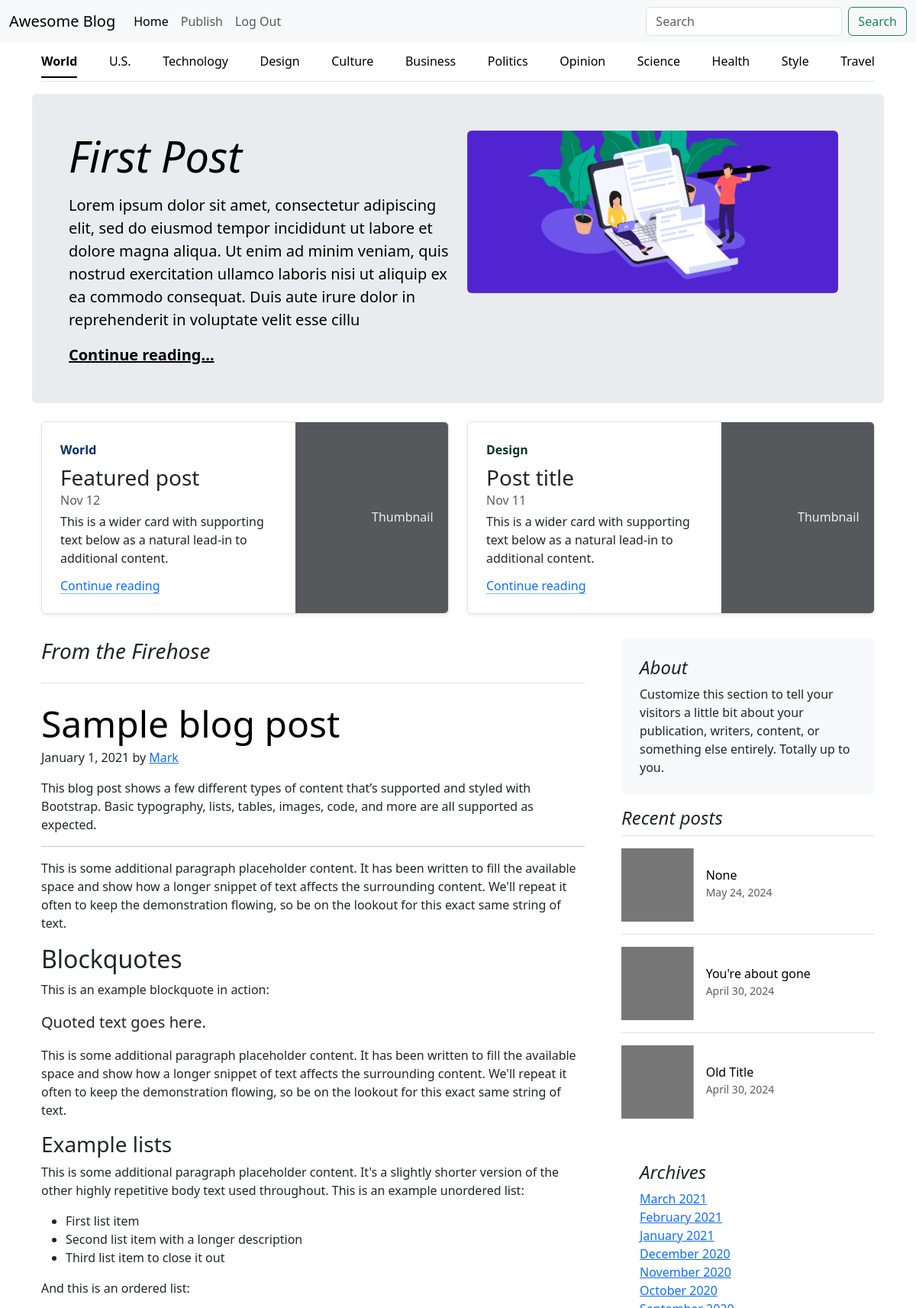
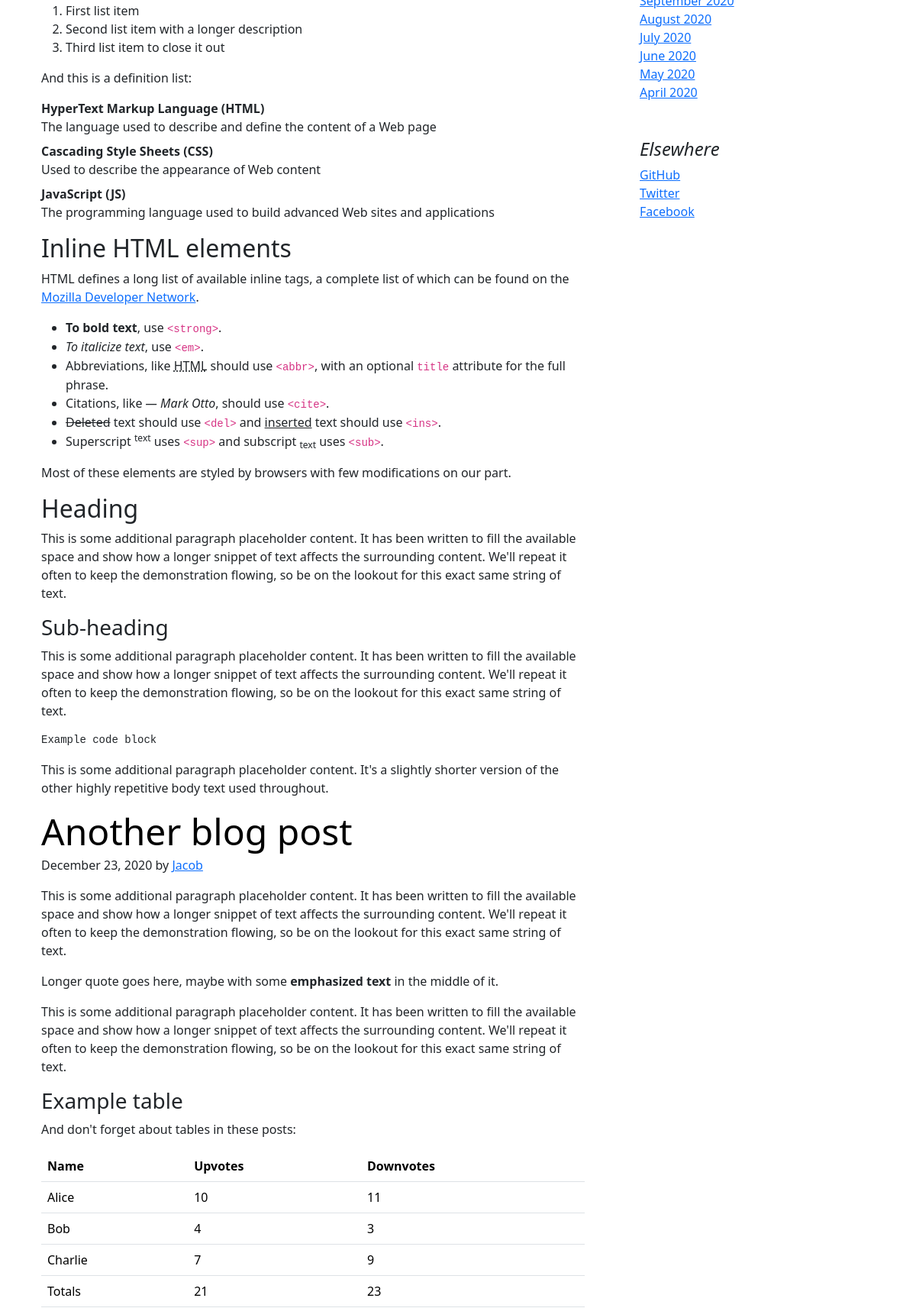
The app's page / (signed in, upper part) with its own data (2 pictures, top to bottom).
### blog/models.py (models this page shows, shortened)
class BaseModel(models.Model):
    created_at = models.DateTimeField(auto_now_add=True)
    updated_at = models.DateTimeField(auto_now=True)
    class Meta:
        abstract = True

class Post(BaseModel, models.Model):
    CategoriesEnum = CategoriesEnum
    title = models.CharField(max_length=200, null=True, blank=True)
    quote = models.TextField(max_length=300, null=True, blank=True )
    content = tinymce_models.HTMLField()
    image = models.ImageField(upload_to='images/', default='images/how-to-write-a-blog-post.png')
    author = models.ForeignKey(User, on_delete=models.CASCADE, related_name='posts')
    category = models.CharField(max_length=2, choices=CategoriesEnum.choices, default=CategoriesEnum.UNCATEGORIZED)
    views = models.PositiveIntegerField(default=0)

### blog/views.py (the view)
# urls.py: path('', blog_views.index, name=''),
def index(request):
    articles = Post.objects.all()
    recent_articles = Post.objects.order_by('-created_at')[:3]
    featured_article = Post.objects.order_by('-views').first()
    return render(request, 'index.html', {'articles': articles,
                                          'recent_articles': recent_articles,
                                          'featured_article': featured_article})

### blog/templates/index.html (shortened to what this page needs)
{% extends 'base.html' %}
{% block body %}
<div class="container container-lg">
    <div class="nav-scroller py-1 mb-3 border-bottom">
      <nav class="nav nav-underline justify-content-between">
        <a class="nav-item nav-link link-body-emphasis active" href="#">World</a>
        <a class="nav-item nav-link link-body-emphasis" href="#">U.S.</a>
        <a class="nav-item nav-link link-body-emphasis" href="#">Technology</a>
        <a class="nav-item nav-link link-body-emphasis" href="#">Design</a>
        <a class="nav-item nav-link link-body-emphasis" href="#">Culture</a>
        <a class="nav-item nav-link link-body-emphasis" href="#">Business</a>
        <a class="nav-item nav-link link-body-emphasis" href="#">Politics</a>
        <a class="nav-item nav-link link-body-emphasis" href="#">Opinion</a>
        <a class="nav-item nav-link link-body-emphasis" href="#">Science</a>
        <a class="nav-item nav-link link-body-emphasis" href="#">Health</a>
        <a class="nav-item nav-link link-body-emphasis" href="#">Style</a>
        <a class="nav-item nav-link link-body-emphasis" href="#">Travel</a>
      </nav>
    </div>
  </div>
  <main class="container">
    <div class="row p-4 p-md-5 mb-4 rounded text-body-emphasis bg-body-secondary">
      <div class="col-lg-6 px-0">
        <h1 class="display-4 fst-italic">{{featured_article.title}}</h1>
        <p class="lead my-3">{{featured_article.quote}}</p>
        <p class="lead mb-0"><a href="{% url 'post_detail' pk=featured_article.pk %}" class="text-body-emphasis fw-bold">Continue reading...</a></p>
      </div>
      <div class="col-lg-6 container-fluid">
        <img src="{{featured_article.image.url}}" class="img-fluid rounded" alt="cover">
      </div>
    </div>
    <div class="row mb-2">
      <div class="col-md-6">
        <div class="row g-0 border rounded overflow-hidden flex-md-row mb-4 shadow-sm h-md-250 position-relative">
          <div class="col p-4 d-flex flex-column position-static">
            <strong class="d-inline-block mb-2 text-primary-emphasis">World</strong>
            <h3 class="mb-0">Featured post</h3>
            <div class="mb-1 text-body-secondary">Nov 12</div>
            <p class="card-text mb-auto">This is a wider card with supporting text below as a natural lead-in to additional content.</p>
            <a href="#" class="icon-link gap-1 icon-link-hover stretched-link">
              Continue reading
              <svg class="bi"><use xlink:href="#chevron-right"/></svg>
            </a>
          </div>
          <div class="col-auto d-none d-lg-block">
            <svg class="bd-placeholder-img" width="200" height="250" xmlns="http://www.w3.org/2000/svg" role="img" aria-label="Placeholder: Thumbnail" preserveAspectRatio="xMidYMid slice" focusable="false"><title>Placeholder</title><rect width="100%" height="100%" fill="#55595c"/><text x="50%" y="50%" fill="#eceeef" dy=".3em">Thumbnail</text></svg>
          </div>
        </div>
      </div>
      <div class="col-md-6">
        <div class="row g-0 border rounded overflow-hidden flex-md-row mb-4 shadow-sm h-md-250 position-relative">
          <div class="col p-4 d-flex flex-column position-static">
            <strong class="d-inline-block mb-2 text-success-emphasis">Design</strong>
            <h3 class="mb-0">Post title</h3>
            <div class="mb-1 text-body-secondary">Nov 11</div>
            <p class="mb-auto">This is a wider card with supporting text below as a natural lead-in to additional content.</p>
            <a href="#" class="icon-link gap-1 icon-link-hover stretched-link">
              Continue reading
              <svg class="bi"><use xlink:href="#chevron-right"/></svg>
            </a>
          </div>
          <div class="col-auto d-none d-lg-block">
            <svg class="bd-placeholder-img" width="200" height="250" xmlns="http://www.w3.org/2000/svg" role="img" aria-label="Placeholder: Thumbnail" preserveAspectRatio="xMidYMid slice" focusable="false"><title>Placeholder</title><rect width="100%" height="100%" fill="#55595c"/><text x="50%" y="50%" fill="#eceeef" dy=".3em">Thumbnail</text></svg>
          </div>
        </div>
      </div>
    </div>
    <div class="row g-5">
      <div class="col-md-8">
        <h3 class="pb-4 mb-4 fst-italic border-bottom">
          From the Firehose
        </h3>
        <article class="blog-post">
          <h2 class="display-5 link-body-emphasis mb-1">Sample blog post</h2>
          <p class="blog-post-meta">January 1, 2021 by <a href="#">Mark</a></p>
          <p>This blog post shows a few different types of content that’s supported and styled with Bootstrap. Basic typography, lists, tables, images, code, and more are all supported as expected.</p>
          <hr>
          <p>This is some additional paragraph placeholder content. It has been written to fill the available space and show how a longer snippet of text affects the surrounding content. We'll repeat it often to keep the demonstration flowing, so be on the lookout for this exact same string of text.</p>
          <h2>Blockquotes</h2>
          <p>This is an example blockquote in action:</p>
          <blockquote class="blockquote">
            <p>Quoted text goes here.</p>
          </blockquote>
          <p>This is some additional paragraph placeholder content. It has been written to fill the available space and show how a longer snippet of text affects the surrounding content. We'll repeat it often to keep the demonstration flowing, so be on the lookout for this exact same string of text.</p>
          <h3>Example lists</h3>
          <p>This is some additional paragraph placeholder content. It's a slightly shorter version of the other highly repetitive body text used throughout. This is an example unordered list:</p>
          <ul>
            <li>First list item</li>
            <li>Second list item with a longer description</li>
            <li>Third list item to close it out</li>
          </ul>
          <p>And this is an ordered list:</p>
          <ol>
            <li>First list item</li>
            <li>Second list item with a longer description</li>
            <li>Third list item to close it out</li>
          </ol>
          <p>And this is a definition list:</p>
          <dl>
            <dt>HyperText Markup Language (HTML)</dt>
            <dd>The language used to describe and define the content of a Web page</dd>
            <dt>Cascading Style Sheets (CSS)</dt>
            <dd>Used to describe the appearance of Web content</dd>
            <dt>JavaScript (JS)</dt>
            <dd>The programming language used to build advanced Web sites and applications</dd>
          </dl>
          <h2>Inline HTML elements</h2>
          <p>HTML defines a long list of available inline tags, a complete list of which can be found on the <a href="https://developer.mozilla.org/en-US/docs/Web/HTML/Element">Mozilla Developer Network</a>.</p>
          <ul>
            <li><strong>To bold text</strong>, use <code class="language-plaintext highlighter-rouge">&lt;strong&gt;</code>.</li>
            <li><em>To italicize text</em>, use <code class="language-plaintext highlighter-rouge">&lt;em&gt;</code>.</li>
            <li>Abbreviations, like <abbr title="HyperText Markup Language">HTML</abbr> should use <code class="language-plaintext highlighter-rouge">&lt;abbr&gt;</code>, with an optional <code class="language-plaintext highlighter-rouge">title</code> attribute for the full phrase.</li>
            <li>Citations, like <cite>— Mark Otto</cite>, should use <code class="language-plaintext highlighter-rouge">&lt;cite&gt;</code>.</li>
            <li><del>Deleted</del> text should use <code class="language-plaintext highlighter-rouge">&lt;del&gt;</code> and <ins>inserted</ins> text should use <code class="language-plaintext highlighter-rouge">&lt;ins&gt;</code>.</li>
            <li>Superscript <sup>text</sup> uses <code class="language-plaintext highlighter-rouge">&lt;sup&gt;</code> and subscript <sub>text</sub> uses <code class="language-plaintext highlighter-rouge">&lt;sub&gt;</code>.</li>
          </ul>
          <p>Most of these elements are styled by browsers with few modifications on our part.</p>
          <h2>Heading</h2>
          <p>This is some additional paragraph placeholder content. It has been written to fill the available space and show how a longer snippet of text affects the surrounding content. We'll repeat it often to keep the demonstration flowing, so be on the lookout for this exact same string of text.</p>
          <h3>Sub-heading</h3>
          <p>This is some additional paragraph placeholder content. It has been written to fill the available space and show how a longer snippet of text affects the surrounding content. We'll repeat it often to keep the demonstration flowing, so be on the lookout for this exact same string of text.</p>
          <pre><code>Example code block</code></pre>
          <p>This is some additional paragraph placeholder content. It's a slightly shorter version of the other highly repetitive body text used throughout.</p>
        </article>
        <article class="blog-post">
          <h2 class="display-5 link-body-emphasis mb-1">Another blog post</h2>
          <p class="blog-post-meta">December 23, 2020 by <a href="#">Jacob</a></p>
          <p>This is some additional paragraph placeholder content. It has been written to fill the available space and show how a longer snippet of text affects the surrounding content. We'll repeat it often to keep the demonstration flowing, so be on the lookout for this exact same string of text.</p>
          <blockquote>
            <p>Longer quote goes here, maybe with some <strong>emphasized text</strong> in the middle of it.</p>
          </blockquote>
          <p>This is some additional paragraph placeholder content. It has been written to fill the available space and show how a longer snippet of text affects the surrounding content. We'll repeat it often to keep the demonstration flowing, so be on the lookout for this exact same string of text.</p>
          <h3>Example table</h3>
          <p>And don't forget about tables in these posts:</p>
          <table class="table">
            <thead>
              <tr>
                <th>Name</th>
                <th>Upvotes</th>
                <th>Downvotes</th>
              </tr>
            </thead>
            <tbody>
              <tr>
                <td>Alice</td>
                <td>10</td>
                <td>11</td>
              </tr>
              <tr>
                <td>Bob</td>
                <td>4</td>
                <td>3</td>
              </tr>
              <tr>
                <td>Charlie</td>
                <td>7</td>
                <td>9</td>
              </tr>
            </tbody>
            <tfoot>
              <tr>
                <td>Totals</td>
                <td>21</td>
                <td>23</td>
              </tr>
            </tfoot>
          </table>
        </article>
      </div>
      <div class="col-md-4">
        <div class="position-sticky" style="top: 2rem;">
          <div class="p-4 mb-3 bg-body-tertiary rounded">
            <h4 class="fst-italic">About</h4>
            <p class="mb-0">Customize this section to tell your visitors a little bit about your publication, writers, content, or something else entirely. Totally up to you.</p>
          </div>
          <div>
            <h4 class="fst-italic">Recent posts</h4>
            <ul class="list-unstyled">
              {% for article in recent_articles %}
              <li>
                <a class="d-flex flex-column flex-lg-row gap-3 align-items-start align-items-lg-center py-3 link-body-emphasis text-decoration-none border-top" href="#">
                  <svg class="bd-placeholder-img" width="100%" height="96" xmlns="http://www.w3.org/2000/svg" aria-hidden="true" preserveAspectRatio="xMidYMid slice" focusable="false"><rect width="100%" height="100%" fill="#777"/></svg>
                  <div class="col-lg-8">
                    <h6 class="mb-0">{{article.title}}</h6>
                    <small class="text-body-secondary">{{article.created_at|date}}</small>
                  </div>
                </a>
              </li>
              {% endfor %}
            </ul>
          </div>
          <div class="p-4">
            <h4 class="fst-italic">Archives</h4>
            <ol class="list-unstyled mb-0">
              <li><a href="#">March 2021</a></li>
              <li><a href="#">February 2021</a></li>
              <li><a href="#">January 2021</a></li>
              <li><a href="#">December 2020</a></li>
              <li><a href="#">November 2020</a></li>
              <li><a href="#">October 2020</a></li>
              <li><a href="#">September 2020</a></li>
              <li><a href="#">August 2020</a></li>
              <li><a href="#">July 2020</a></li>
              <li><a href="#">June 2020</a></li>
              <li><a href="#">May 2020</a></li>
              <li><a href="#">April 2020</a></li>
            </ol>
          </div>
          <div class="p-4">
            <h4 class="fst-italic">Elsewhere</h4>
            <ol class="list-unstyled">
              <li><a href="#">GitHub</a></li>
              <li><a href="#">Twitter</a></li>
              <li><a href="#">Facebook</a></li>
            </ol>
          </div>
        </div>
      </div>
    </div>
  </main>
{% endblock %}

### records on screen
Post: title "First Post", quote "Lorem ipsum dolor sit amet, consectetur adipiscing elit, sed do eiusmod tempor incididunt ut labore et dolore magna aliqua. Ut enim ad minim veniam, quis nostrud exercitation ullamco laboris nisi ut aliquip ex ea commodo consequat. Duis aute irure dolor in reprehenderit in voluptate velit esse cillu", image (picture)
Post: title "None", created_at "May 24, 2024"
Post: title "You're about gone", created_at "April 30, 2024"
Post: title "Old Title", created_at "April 30, 2024"
